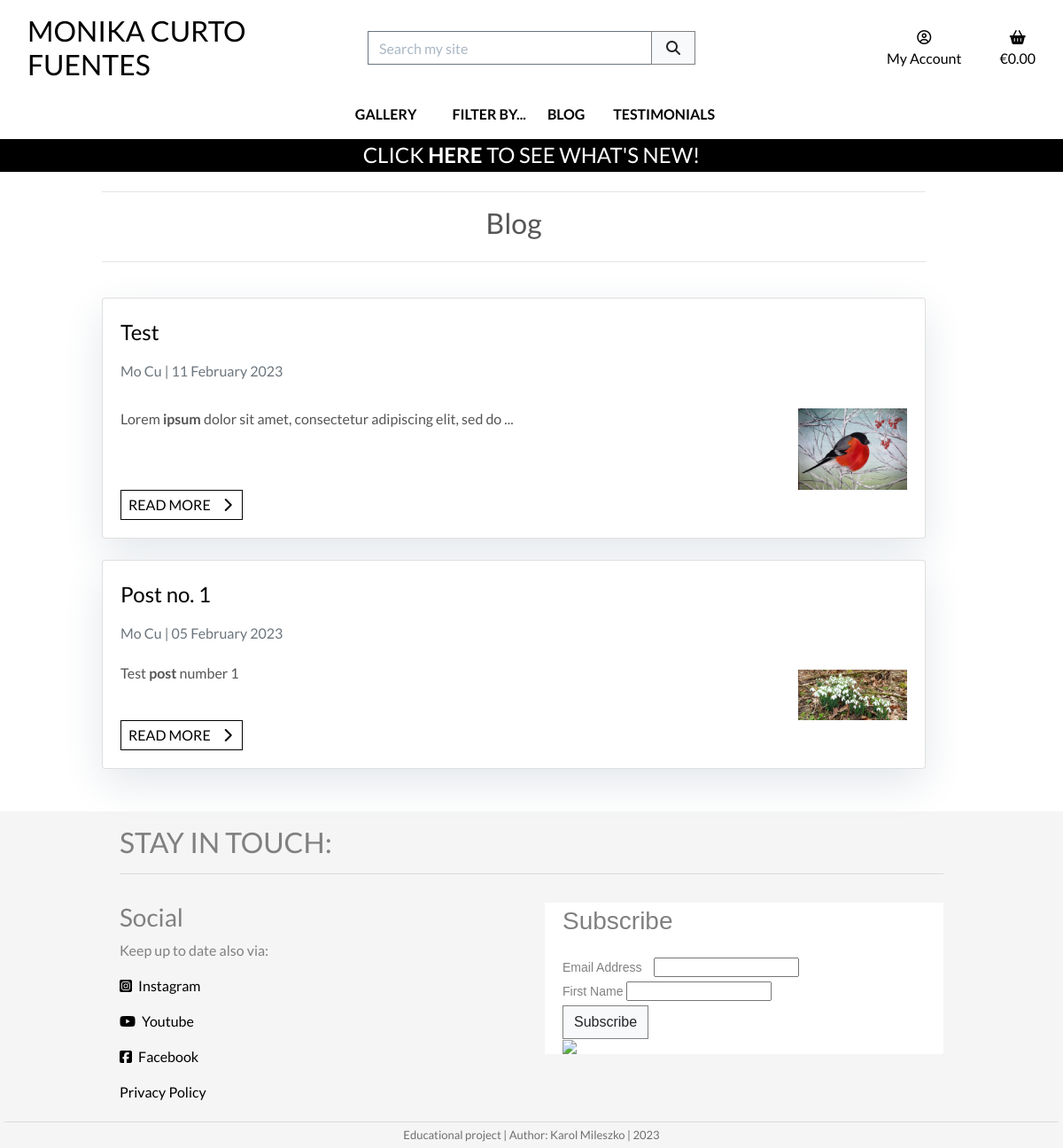
The page /blog/ on the database as committed earlier.
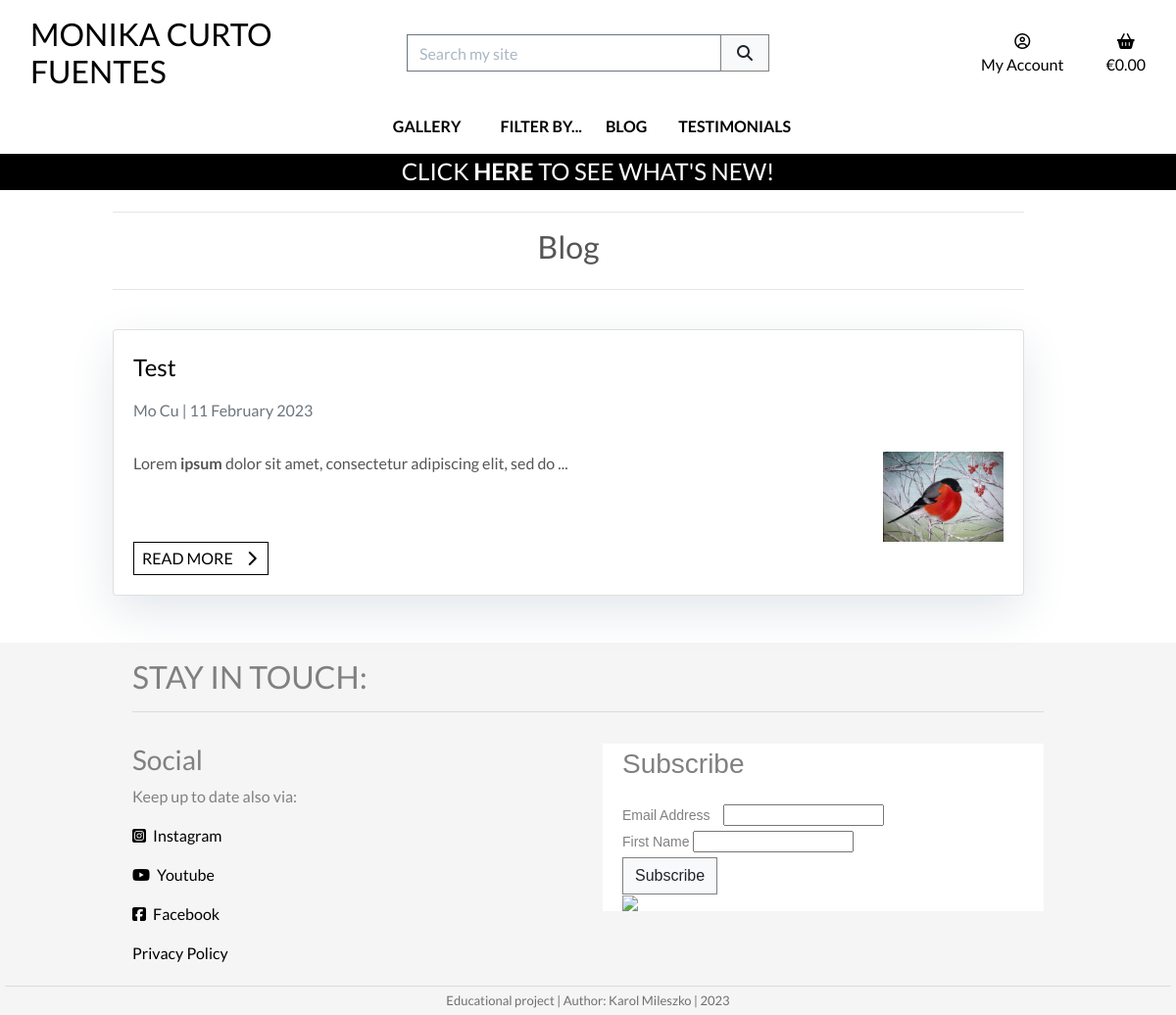
The same page on the database as committed later.
### blog/models.py (models this page shows, shortened)
class Post(models.Model):
    title = models.CharField(
        max_length=150,
        unique=True)
    slug = models.SlugField(
        max_length=150,
        unique=True)
    author = models.ForeignKey(
        User,
        on_delete=models.SET_NULL,
        related_name="blog_posts",
        null=True,
        blank=True)
    content = models.TextField()
    featured_image = models.ImageField(
        null=True,
        blank=True)
    highlight = models.BooleanField(
        default=False)
    live = models.BooleanField(
        default=True)
    created_on = models.DateTimeField(
        auto_now_add=True)
    updated_on = models.DateTimeField(
        auto_now=True)
    class Meta:
        ordering = ['-created_on']

### blog/views.py (the view)
class PostList(generic.ListView):
    model = Post
    posts = Post.objects.all()
    template_name = "blog/blog.html"
    ordering = ['-created_on']
    def get_queryset(self):
        queryset = super().get_queryset()
        if self.request.user.is_staff:
            return queryset
        return queryset.filter(live=True)

### bag/contexts.py (called while the page is built, shortened)
def bag_contents(request):
    bag_items = []
    total = 0
    product_count = 0
    bag = request.session.get('bag', {})
    if total < settings.FREE_DELIVERY_THRESHOLD and total > 0:
        min_charge = settings.DELIVERY_MIN_CHARGE
        delivery = max(
            total * Decimal(settings.STANDARD_DELIVERY_PERCENTAGE / 100),
            min_charge)
        free_delivery_delta = settings.FREE_DELIVERY_THRESHOLD - total
    else:
        delivery = 0
        free_delivery_delta = 0
    grand_total = delivery + total
    context = {
        'bag_items': bag_items,
        'total': total,
        'product_count': product_count,
        'delivery': delivery,
        'free_delivery_delta': free_delivery_delta,
        'free_delivery_threshold': settings.FREE_DELIVERY_THRESHOLD,
        'grand_total': grand_total,
    }
    return context

### blog/templates/blog/blog.html (shortened to what this page needs)
{% extends "base.html" %}
{% load static %}
{% block page_header %}
    {% include "includes/page_header.html" with title="Blog" subtitle="" %}
{% endblock %}
{% block content %}
    <div class="container mb-4 col-12 col-md-10 offset-md-1">
        <div class="row">
            <div class="col">
                {% if post_list|length > 0 %}
                    {% for post in post_list %}
                        <div class="card mb-4">
                            <div class="card-body">
                                <a href="{% url 'post_detail' post.slug  %}"
                                    <p class="card-title">{{ post.title }}<p>
                                </a>
                                <p class="card-text text-muted h6">
                                    {{ post.author.get_full_name|default:post.author.username }} | {{ post.created_on | date:"d F Y"}}
                                </p>
                                <div class="row">
                                    <div class="card-text col-12 col-lg-10 col-md-8">
                                        <p>
                                            {{post.content|safe|stringformat:".250s" }}
                                            {% if post.content|length > 250 %}
                                                ...
                                            {% endif %}
                                        </p>
                                    </div>
                                    <div class="col-4 col-lg-2 hide-on-sm float-right details-image mt-4">
                                        {% if post.featured_image %}
                                        <img src="{{ post.featured_image.url }}"
                                            alt="featured photo for the blog post"
                                            class="w-100">
                                        {% endif %}
                                    </div>
                                </div>
                                <a href="{% url 'post_detail' post.slug  %}"
                                    class="btn btn-outline-black rounded-0 px-1 py-1">
                                    <span class="text-uppercase mx-1">Read more</span>
                                    <span class="icon">
                                        <i class="fas fa-chevron-right"></i>
                                    </span>
                                </a>
                            </div>
                        </div>
                    {% endfor %}
                {% endif %}
            </div>
        </div>
    </div>
{% endblock %}

Rows that differ between the two databases and show on the page:
removed Post: title "Post no. 1", author.get_full_name "Mo Cu", created_on "05 February 2023", content "Test post number 1", featured_image (picture)
